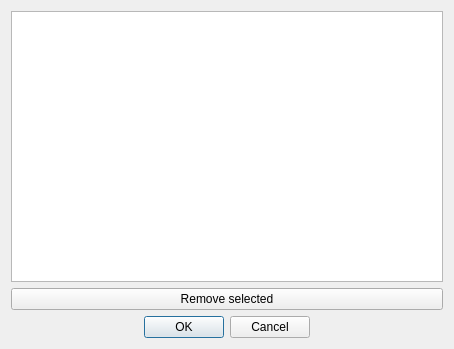
<?xml version="1.0" encoding="UTF-8"?>
<ui version="4.0">
 <class>IRCIgnoresManager</class>
 <widget class="QDialog" name="IRCIgnoresManager">
  <property name="geometry">
   <rect>
    <x>0</x>
    <y>0</y>
    <width>454</width>
    <height>349</height>
   </rect>
  </property>
  <property name="windowTitle">
   <string>IRC - ignores manager</string>
  </property>
  <layout class="QVBoxLayout" name="verticalLayout_2">
   <item>
    <widget class="QListWidget" name="list">
     <property name="verticalScrollMode">
      <enum>QAbstractItemView::ScrollPerPixel</enum>
     </property>
     <property name="horizontalScrollMode">
      <enum>QAbstractItemView::ScrollPerPixel</enum>
     </property>
    </widget>
   </item>
   <item>
    <widget class="QPushButton" name="btnDeleteSelected">
     <property name="text">
      <string>Remove selected</string>
     </property>
     <property name="icon">
      <iconset resource="../../../../media/resources.qrc">
       <normaloff>:/icons/x.png</normaloff>:/icons/x.png</iconset>
     </property>
    </widget>
   </item>
   <item>
    <widget class="QDialogButtonBox" name="buttonBox">
     <property name="orientation">
      <enum>Qt::Horizontal</enum>
     </property>
     <property name="standardButtons">
      <set>QDialogButtonBox::Cancel|QDialogButtonBox::Ok</set>
     </property>
     <property name="centerButtons">
      <bool>true</bool>
     </property>
    </widget>
   </item>
  </layout>
 </widget>
 <resources>
  <include location="../../../../media/resources.qrc"/>
 </resources>
 <connections>
  <connection>
   <sender>buttonBox</sender>
   <signal>accepted()</signal>
   <receiver>IRCIgnoresManager</receiver>
   <slot>accept()</slot>
   <hints>
    <hint type="sourcelabel">
     <x>227</x>
     <y>327</y>
    </hint>
    <hint type="destinationlabel">
     <x>157</x>
     <y>274</y>
    </hint>
   </hints>
  </connection>
  <connection>
   <sender>buttonBox</sender>
   <signal>rejected()</signal>
   <receiver>IRCIgnoresManager</receiver>
   <slot>reject()</slot>
   <hints>
    <hint type="sourcelabel">
     <x>295</x>
     <y>333</y>
    </hint>
    <hint type="destinationlabel">
     <x>286</x>
     <y>274</y>
    </hint>
   </hints>
  </connection>
  <connection>
   <sender>btnDeleteSelected</sender>
   <signal>clicked()</signal>
   <receiver>IRCIgnoresManager</receiver>
   <slot>deleteSelected()</slot>
   <hints>
    <hint type="sourcelabel">
     <x>386</x>
     <y>294</y>
    </hint>
    <hint type="destinationlabel">
     <x>437</x>
     <y>310</y>
    </hint>
   </hints>
  </connection>
 </connections>
 <slots>
  <slot>deleteSelected()</slot>
 </slots>
</ui>
